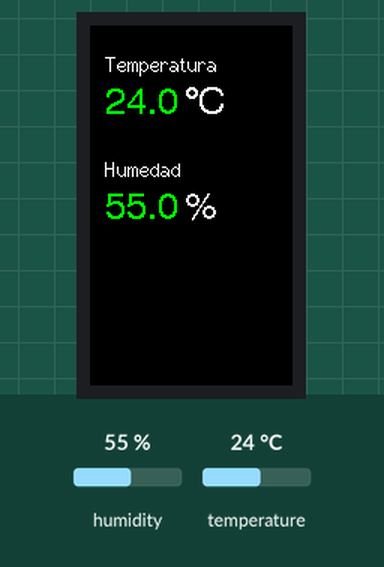
A program run on a simulated ESP32. Shown: 135×240 colour display. Inputs (shaded band) come from the test bench; at power-on: humidity 55 %, temperature 24 °C. Nothing arrives over Bluetooth unless stated; what the program prints to the serial monitor is not drawn.

Above: at 1.4 s.
1.5 s: humidity set to 22 %
At 3.0 s:
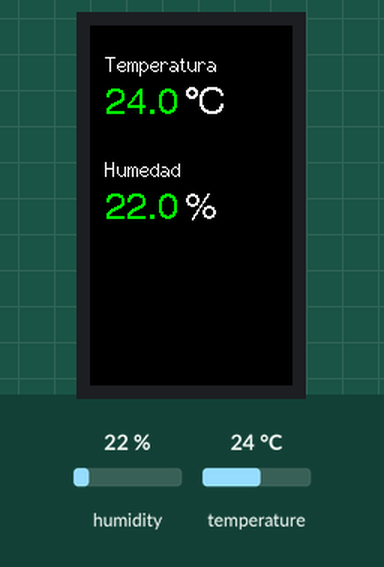
4.4 s: temperature set to 12 °C
At 5.5 s:
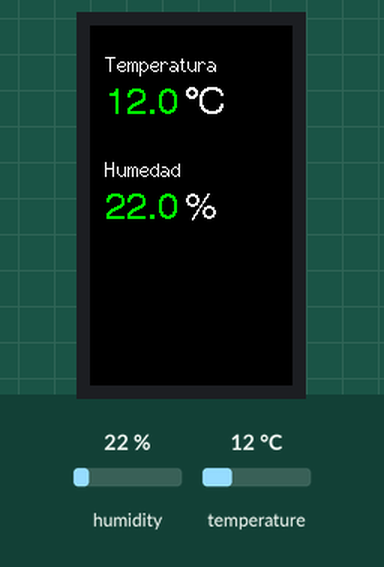
7.3 s: humidity set to 40 %
At 9.2 s:
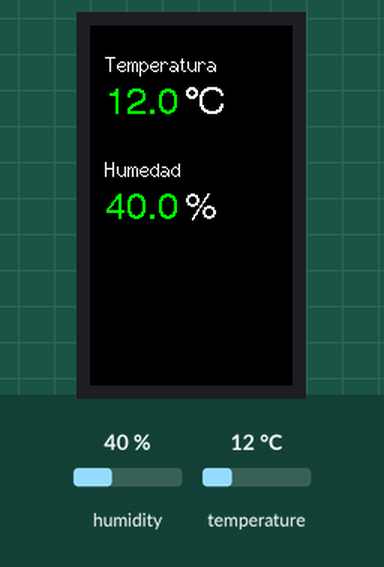
10.2 s: temperature set to 19 °C
At 11.7 s:
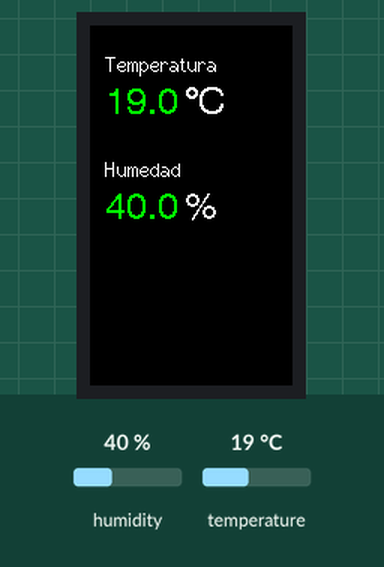
Timing chart, 0 to 13.2 s (numbered marks = the images above; inputs shaded):
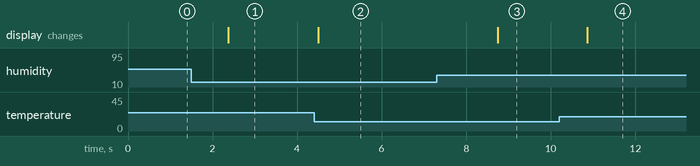

The program:

main.cpp
```cpp
#include <Arduino.h>
#include "DHT.h"
#include "BluetoothSerial.h" // We will include the Serial Bluetooth header
#include <TFT_eSPI.h>

#if !defined(CONFIG_BT_ENABLED) || !defined(CONFIG_BLUEDROID_ENABLED)
#error Bluetooth is not enabled! Please run make menuconfig to and enable it
#endif

#define DHTPIN 27 // pin 27 del ttgo
#define DHTTYPE DHT11


BluetoothSerial BT; // Bluetooth Object
DHT dht(DHTPIN, DHTTYPE);
TFT_eSPI tft = TFT_eSPI();

String clientName = "ESP32_LED_Control";
bool connected;
float th;
void setup() {
  Serial.begin(115200); // Initializing serial connection for debugging
  dht.begin();
  BT.begin("ESP32_client", true); // Name of your Bluetooth Device and in master mode
  Serial.println("Bluetooth Device is in master mode. Connecting to the host...");
  connected = BT.connect(clientName);
  if(connected) {
    Serial.println("Connected Succesfully!");
  } else {
    while(!BT.connected(10000)) {
      Serial.println("Failed to connect. Make sure remote device is available and in range, then restart app.");
    }
  }
  tft.init();
  tft.fillScreen(TFT_BLACK);
  tft.fillScreen(TFT_BLACK);
  tft.setTextColor(TFT_WHITE);
  tft.drawString("Temperatura", 10, 18, 2);
  tft.drawString("Humedad", 10, 88, 2);
  tft.drawString("`C", 63, 40, 4);
  tft.drawString("%", 63, 110, 4);
}
void loop() {
  float t = dht.readTemperature();
  float h = dht.readHumidity();
  tft.setTextColor(TFT_GREEN, TFT_BLACK);
  tft.drawString(String(t, 1), 10, 40, 4);
  tft.drawString(String(h, 1), 10, 110, 4);

  //BT.write(arr, 10);

  BT.print(String(t,1));
  BT.println(String(h,1));
  delay(100);
  BT.flush();


  //BT.write(49); // Send 1 in ASCII
  //delay(500);
  //BT.write(48);
}
```

Measured:
- after the input at 1.5 s, the display: changes after 0.87 s (image 1)
- after the input at 4.4 s, the display: changes after 0.10 s (image 2)
- after the input at 7.3 s, the display: changes after 1.4 s (image 3)
- after the input at 10.2 s, the display: changes after 0.67 s (image 4)
